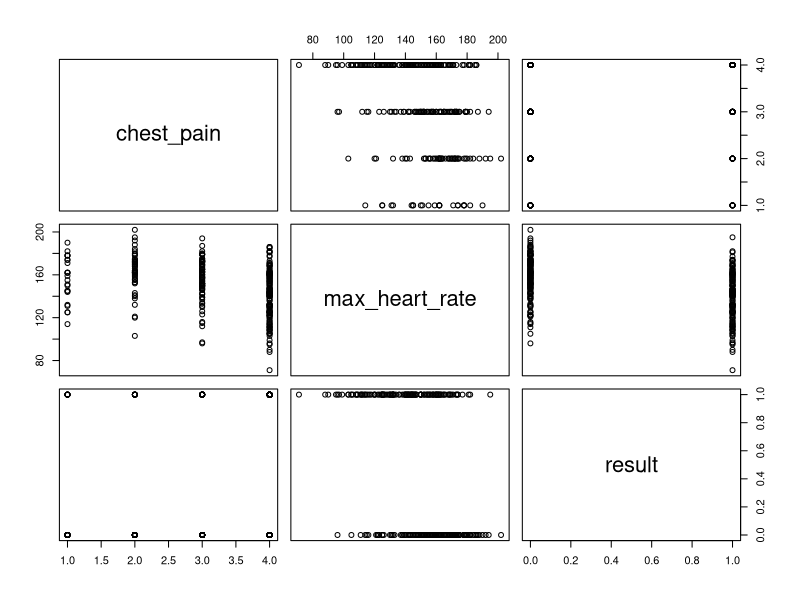
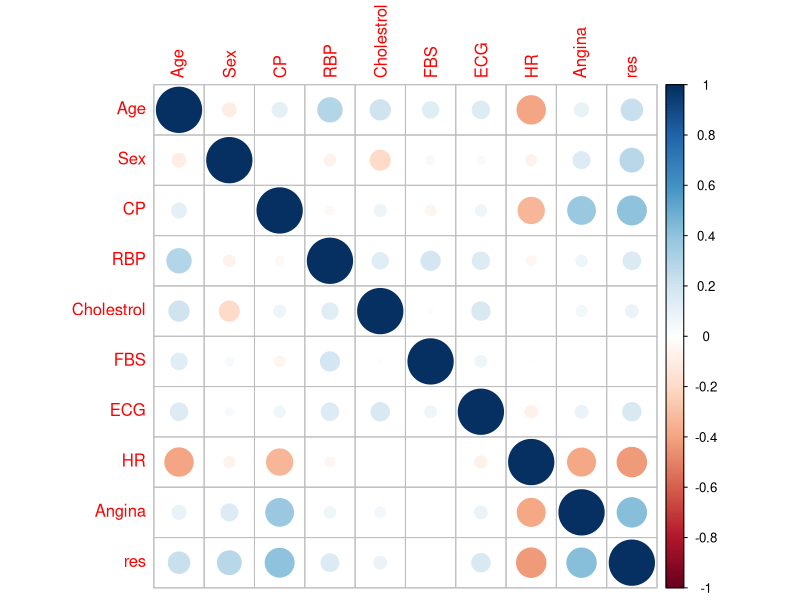
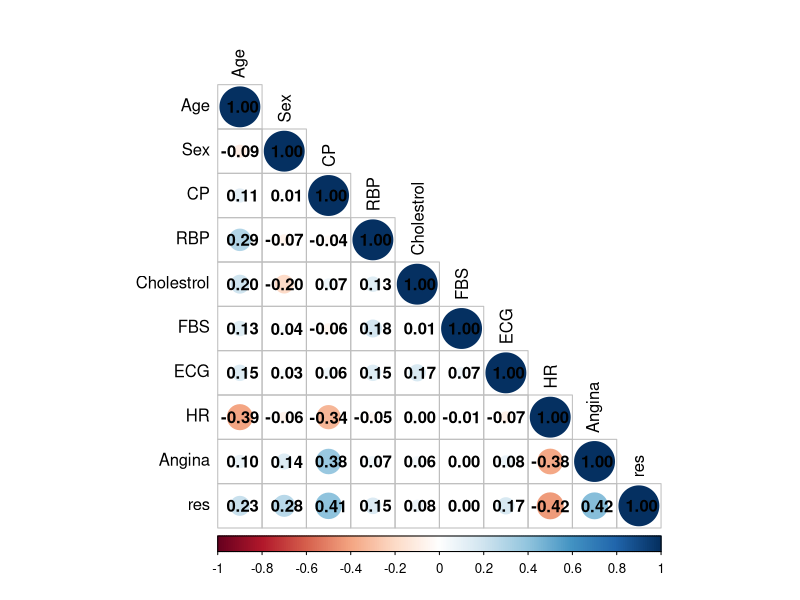

Generate these figures, in order, with R:
# The below packages must be installed in order to run the code
#install.packages('corrplot')
#install.packages('sqdlf')
#install.packages('class')
#install.packages('caret')
#install.packages('e1071')
#install.packages('gmodels')

# Loading the dataset
heart<-read.csv("Heart.csv", header = FALSE)
head(heart)
# Renaming the Column Names
names(heart)<-c("age","sex","chest_pain","resting_bp","cholestrol","fasting_blood_sugar","resting_ecg","max_heart_rate","exercise_induced_angina","oldpeak","slope_of_peak_exercise","number of major vessels colored","thallium heart scan","result")
View(heart)

########  Detecting and removing NA values  #######

heart[heart=="?"]<-NA  # Replacing '?' wiht 'NA'
nrow(heart[is.na(heart$`number of major vessels colored`) | is.na(heart$`thallium heart scan`),])
nrow(heart)
data <- heart[!(is.na(heart$`number of major vessels colored`) | is.na(heart$`thallium heart scan`)),]
nrow(data)

######## Converting to numeric form ##########
data$age <- as.numeric(data$age)
data$`chest_pain` <- as.numeric(data$`chest_pain`)
data$`fasting_blood_sugar` <- as.numeric(data$`fasting_blood_sugar`)
data$`resting_ecg` <- as.numeric(data$`resting_ecg`)
data$`exercise_induced_angina` <- as.numeric(data$`exercise_induced_angina`)
data$`slope_of_peak_exercise` <- as.numeric(data$`slope_of_peak_exercise`)
data$`resting_bp` <- as.numeric(data$`resting_bp`)
data$`thallium heart scan` <- as.numeric(data$`thallium heart scan`)
data$cholestrol <- as.numeric(data$cholestrol)
data$sex <- as.numeric(data$sex)
data$`number of major vessels colored` <- as.numeric(data$`number of major vessels colored`)

#View(data)

########## K N N Classification ############

# Creating a function to normalize the data
normalize <- function(x) {
        return((x - min(x)) / (max(x) - min(x)))
}

# storing the normalized data in 'data_n' using 'lapply' for columns 1 to 13
data_n <- as.data.frame(lapply(data[1:13], normalize))
summary(data_n)

# setting seed to get the same set of random data 
set.seed(1000)

# random selection of 70% of data using sample()      
rand.70 <- sample(1:nrow(data_n),size=nrow(data_n)*0.7,replace = FALSE)

# Training set
train_set <- data_n[rand.70,]   # 70% training data
test_set <- data_n[-rand.70,]   # 30% test data

# Target set
# Creating a data frame for 'defaulter' feature which is our result
train_target <- data[rand.70,14]
test_target <- as.factor(data[-rand.70,14])

#install.packages('class')
library('class')
sqrt(297) # total observations are 297
knn.17 <- as.factor(knn(train = train_set, test = test_set, cl = train_target, k = 17))
table(knn.17, test_target)
ACC.173 <- 100 * sum(test_target == knn.17)/NROW(test_target)
ACC.173  

# obtaining the cross table
#install.packages('gmodels')
library('gmodels')
CrossTable(x = test_target, y = knn.17, prop.chisq = FALSE)

# obtaining the confusion matrix
#install.packages('caret')
#install.packages('e1071')
library('caret')
library('e1071')
confusionMatrix(test_target , knn.17)

############### classification ends ################

female<-subset(data,sex==0)
male<-subset(data,sex=1)

#For females

logistic_female <- glm(result ~ ., data=female, family="binomial")
summary(logistic_female)

#For males
logistic_male<-glm(result~., data=male, family= "binomial")
summary(logistic_male)

########## scatter-plot matrix ##########

pairs(~chest_pain +  max_heart_rate +  result, data=data)


#######Correlation matrix ############

#install.packages('corrplot')
#install.packages('sqdlf')
library('corrplot')
library('sqldf')
#names(data)
#str(data)
data1<-sqldf("SELECT age as Age, sex as Sex, chest_pain as CP, resting_bp as RBP, 
             cholestrol as Cholestrol, fasting_blood_sugar as FBS, resting_ecg as ECG,
             max_heart_rate as HR, exercise_induced_angina as Angina, result as res FROM data")

corMatrix <- cor(data1)

########Correlation matrix##########

corrplot(corMatrix)
par(mfrow=c(1,1))
corrplot(corMatrix, method="circle", type="lower", addCoef.col = "black", # Add coefficient of correlation
         tl.col="black", tl.srt=90, #Text label color and rotation
         diag=TRUE, sig.level = 0.05, insig = "blank")
